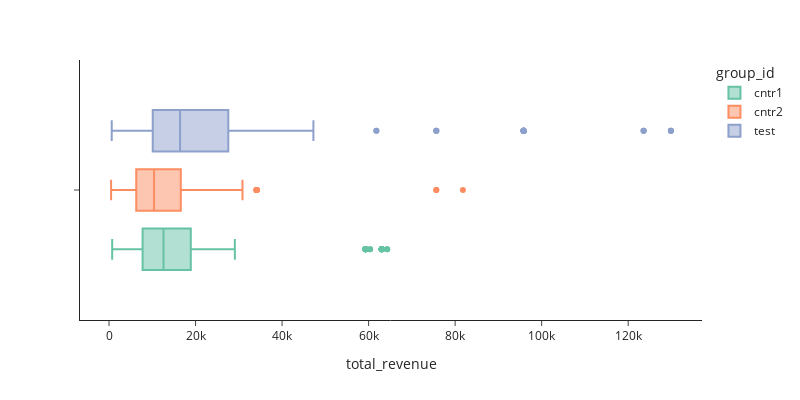

The notebook cell saved with this chart:
### Code cell
px.box(united_df[united_df['total_revenue'] > 0 ], x = 'total_revenue', **plot_config)

### Figure 1 — Plotly figure (JSON) as saved in the notebook; plotly's stock layout.template omitted (floating-point values rounded to 4 significant figures; data arrays with more than 128 entries replaced by an {"elided": "..."} marker saying what was removed)
{"data": [{"alignmentgroup": "True", "hovertemplate": "group_id=cntr1<br>total_revenue=%{x}<extra></extra>", "legendgroup": "cntr1", "marker": {"color": "rgb(102,194,165)"}, "name": "cntr1", "notched": false, "offsetgroup": "cntr1", "orientation": "h", "showlegend": true, "type": "box", "x": {"elided": "346 int values"}, "x0": " ", "xaxis": "x", "y0": " ", "yaxis": "y"}, {"alignmentgroup": "True", "hovertemplate": "group_id=cntr2<br>total_revenue=%{x}<extra></extra>", "legendgroup": "cntr2", "marker": {"color": "rgb(252,141,98)"}, "name": "cntr2", "notched": false, "offsetgroup": "cntr2", "orientation": "h", "showlegend": true, "type": "box", "x": {"elided": "328 int values"}, "x0": " ", "xaxis": "x", "y0": " ", "yaxis": "y"}, {"alignmentgroup": "True", "hovertemplate": "group_id=test<br>total_revenue=%{x}<extra></extra>", "legendgroup": "test", "marker": {"color": "rgb(141,160,203)"}, "name": "test", "notched": false, "offsetgroup": "test", "orientation": "h", "showlegend": true, "type": "box", "x": {"elided": "273 int values"}, "x0": " ", "xaxis": "x", "y0": " ", "yaxis": "y"}], "layout": {"boxmode": "group", "height": 400, "legend": {"title": {"text": "group_id"}, "tracegroupgap": 0}, "margin": {"t": 60}, "width": 800, "xaxis": {"anchor": "y", "domain": [0, 1], "title": {"text": "total_revenue"}}, "yaxis": {"anchor": "x", "domain": [0, 1]}}}
